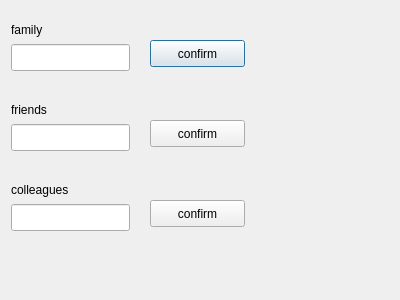
<?xml version="1.0" encoding="UTF-8"?>
<ui version="4.0">
 <class>SOS_settings_Dialog</class>
 <widget class="QDialog" name="SOS_settings_Dialog">
  <property name="geometry">
   <rect>
    <x>0</x>
    <y>0</y>
    <width>400</width>
    <height>300</height>
   </rect>
  </property>
  <property name="windowTitle">
   <string>Dialog</string>
  </property>
  <widget class="QLineEdit" name="familyNum_lineEdit">
   <property name="geometry">
    <rect>
     <x>11</x>
     <y>44</y>
     <width>119</width>
     <height>27</height>
    </rect>
   </property>
  </widget>
  <widget class="QLineEdit" name="friendsNum_lineEdit">
   <property name="geometry">
    <rect>
     <x>11</x>
     <y>124</y>
     <width>119</width>
     <height>27</height>
    </rect>
   </property>
  </widget>
  <widget class="QLineEdit" name="colleaguesNum_lineEdit">
   <property name="geometry">
    <rect>
     <x>11</x>
     <y>204</y>
     <width>119</width>
     <height>27</height>
    </rect>
   </property>
  </widget>
  <widget class="QPushButton" name="famNum_pushButton">
   <property name="geometry">
    <rect>
     <x>150</x>
     <y>40</y>
     <width>95</width>
     <height>27</height>
    </rect>
   </property>
   <property name="text">
    <string>confirm</string>
   </property>
  </widget>
  <widget class="QPushButton" name="friNum_pushButton">
   <property name="geometry">
    <rect>
     <x>150</x>
     <y>120</y>
     <width>95</width>
     <height>27</height>
    </rect>
   </property>
   <property name="text">
    <string>confirm</string>
   </property>
  </widget>
  <widget class="QPushButton" name="colNum_pushButton">
   <property name="geometry">
    <rect>
     <x>150</x>
     <y>200</y>
     <width>95</width>
     <height>27</height>
    </rect>
   </property>
   <property name="text">
    <string>confirm</string>
   </property>
  </widget>
  <widget class="QLabel" name="label">
   <property name="geometry">
    <rect>
     <x>0</x>
     <y>0</y>
     <width>400</width>
     <height>300</height>
    </rect>
   </property>
   <property name="styleSheet">
    <string notr="true">border-image: url(:/1_120406110829_5.png);</string>
   </property>
   <property name="text">
    <string/>
   </property>
  </widget>
  <widget class="QLabel" name="label_2">
   <property name="geometry">
    <rect>
     <x>11</x>
     <y>21</y>
     <width>42</width>
     <height>17</height>
    </rect>
   </property>
   <property name="text">
    <string>family</string>
   </property>
  </widget>
  <widget class="QLabel" name="label_3">
   <property name="geometry">
    <rect>
     <x>11</x>
     <y>101</y>
     <width>46</width>
     <height>17</height>
    </rect>
   </property>
   <property name="text">
    <string>friends</string>
   </property>
  </widget>
  <widget class="QLabel" name="label_4">
   <property name="geometry">
    <rect>
     <x>11</x>
     <y>181</y>
     <width>72</width>
     <height>17</height>
    </rect>
   </property>
   <property name="text">
    <string>colleagues</string>
   </property>
  </widget>
  <zorder>label</zorder>
  <zorder>familyNum_lineEdit</zorder>
  <zorder>friendsNum_lineEdit</zorder>
  <zorder>colleaguesNum_lineEdit</zorder>
  <zorder>famNum_pushButton</zorder>
  <zorder>friNum_pushButton</zorder>
  <zorder>colNum_pushButton</zorder>
  <zorder>label_2</zorder>
  <zorder>label_3</zorder>
  <zorder>label_4</zorder>
  <zorder></zorder>
 </widget>
 <resources/>
 <connections/>
</ui>
